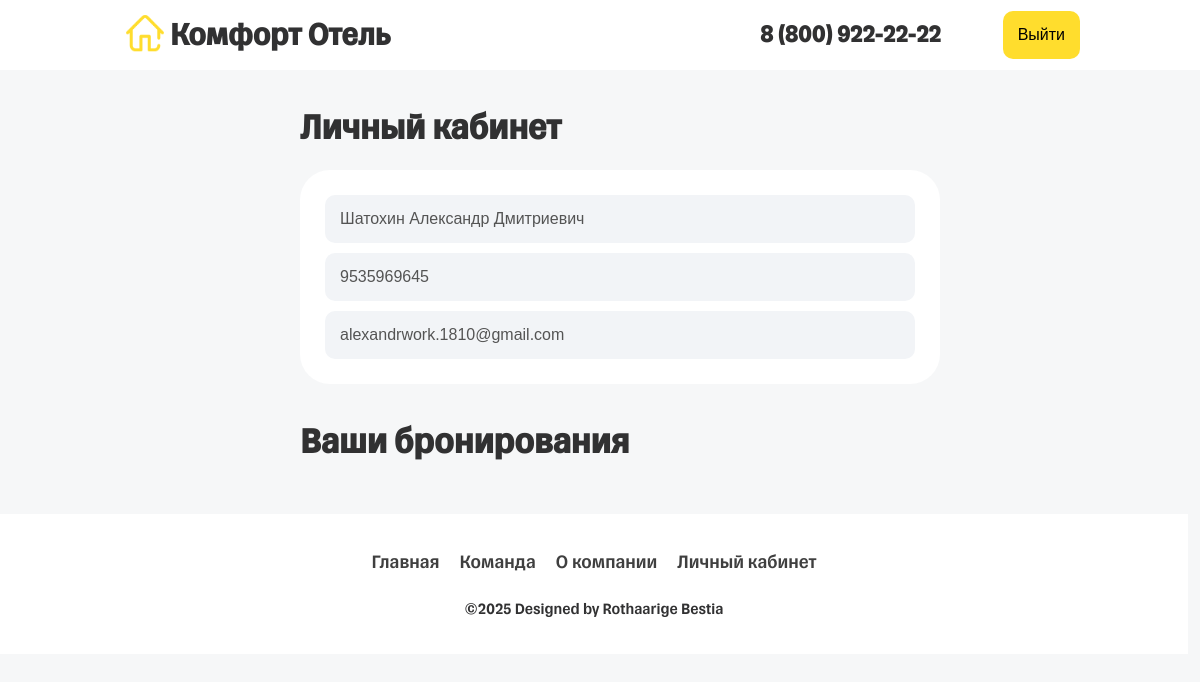
/profile/ (signed in), run on the app's committed database.
### product/models.py (models this page shows, shortened)
class Clients(models.Model):
    user = models.OneToOneField(User, on_delete=models.CASCADE)
    phio = models.CharField('ФИО', max_length=100)
    phone = models.CharField('Телефонный номер', max_length=11)
    email = models.CharField('Email', max_length=100)
    passport_seria = models.IntegerField('Серия паспорта')
    passport_num = models.IntegerField('Номер паспорта')
    class Meta:
        verbose_name = 'Клиент'
        verbose_name_plural = 'Клиенты'

### product/views.py (the view)
# urls.py: path('profile/', views.user_profile, name='user_profile'),
@login_required
def user_profile(request):
    try:
        client = request.user.clients
    except ObjectDoesNotExist:
        return redirect('register')
    reservations = Reservations.objects.filter(client_id=client)
    return render(request, 'profile/user.html', {
        'client': client,
        'reservations': reservations,
    })

### product/templates/profile/user.html (shortened to what this page needs)
{% load static %}
<!DOCTYPE html>
<html lang="ru">
	<head>
		<link rel="stylesheet" href="{% static 'css/style.css' %}">
	</head>
	<body>
		<header id="classicHeader">
			<div class="logoblock">
				<img src="{% static 'img/icon-home.svg' %}" alt="">
				<h1>
					Комфорт Отель
				</h1>
			</div>
			<div class="loginBlock">
		  <a class="loginBlock-phone" href="tel: 8(800)922-22-22">8 (800) 922-22-22</a>
		  {% if user.is_authenticated %}
			<form class="loginBlock-link" method="post" action="{% url 'logout' %}?next={% url 'login' %}" >
				<button type="submit">Выйти</button>
			</form>
		  {% else %}
			<a class="loginBlock-link" href="{% url 'login' %}">войти</a>
		  {% endif %}
			</div>
		</header>
	<content>
		<section class="profileSection">
			<div class="profileSection-block">
				<h2 class="sectionTitle">Личный кабинет</h2>
				<div class="profileSection-info">
					<input disabled type="text" value="{{ client.phio }}">
					<input disabled type="tel" value="{{ client.phone }}">
					<input disabled type="email" value="{{ client.email }}">
				</div>
			</div>
		</section>
		<section class="userBookingSection">
			<div class="userBookingSection-block">
				<h2 class="sectionTitle">Ваши бронирования</h2>
			</div>
		</section>
	</content>
	{% include "footer.html" %}
	</body>
</html>

### product/templates/static/css/style.css (style rules this page uses)
* { padding: 0; margin: 0; }
html { overflow-x: hidden; }
body { font-family: 'tinkoff',sans-serif; background: #f6f7f8; color: #313132; }
input { border: none; background: #f2f4f7; padding: 15px; border-radius: 10px; font-size: 16px; }
button { background: #ffdd2d; border-radius: 10px; padding: 15px; border: none; cursor: pointer; font-size: 16px; }
.loginBlock { width: 15vw; display: flex; justify-content: space-between; align-items: center; min-width: 320px; }
.loginBlock-phone, .loginBlock-link { font-size: 24px; font-weight: 600; text-decoration: none; color: rgb(255 255 255 / 75%); transition: 0.3s; }
.sectionTitle { margin-bottom: 20px; }
header#classicHeader { height: 70px; background: white; display: flex; padding: 0 10%; align-items: center; justify-content: space-between; }
header#classicHeader .logoblock { display: flex; align-items: center; }
header#classicHeader .logoblock img { height: 50px; }
header#classicHeader .loginBlock { display: flex; justify-content: space-between; align-items: center; width: 280px; }
header#classicHeader .loginBlock-phone, header#classicHeader .loginBlock-link { color: #313132 !important; transition: 0.3s; }
.profileSection { display: flex; align-items: center; justify-content: center; margin-top: 3%; }
.profileSection h2 { font-size: 36px; }
.profileSection-block { width: 50%; }
.profileSection-info { display: flex; flex-direction: column; background: white; width: 100%; padding: 20px; border-radius: 30px; }
.profileSection-info input { margin: 5px; }
.userBookingSection { display: flex; align-items: center; justify-content: center; margin-top: 3%; }
.userBookingSection h2 { font-size: 36px; }
.userBookingSection-block { width: 50%; }

### data on the page
Clients: phio "Шатохин Александр Дмитриевич", phone "9535969645", email "alexandrwork.1810@gmail.com"
